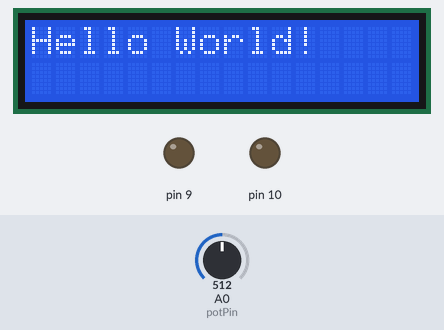
The sketch below on a simulated Arduino Uno, built with avr-gcc and run on an emulated ATmega328P. Parts: 16×2 character LCD, output pins drawn as LEDs (lit = HIGH). Inputs (shaded band) come from the test bench; at power-on: A0 (potPin) = 512.

Above: at 0.1 s.
At 3.82 s:
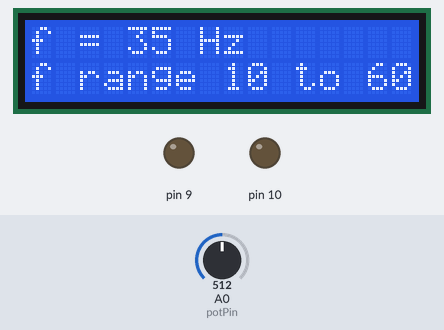
At 5.66 s:
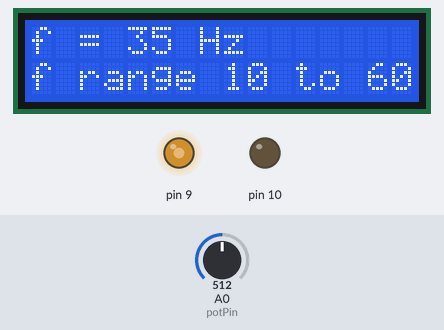
Timing chart, 0 to 5.6 s (numbered marks = the images above):
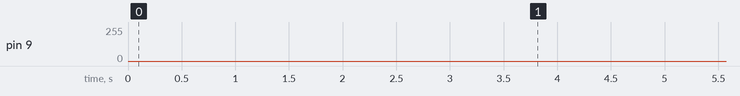

The sketch:

sketch_may12a.ino
```cpp
#include <LiquidCrystal.h>

// Frequency of the PWM
const int f_pwm = 5050; // Hz

// Top value for the resolution selected (calculated from f_pwm, but hardcoded to 255)
const int TOP = (int)(16000000 / (f_pwm * 2) - 1);

// Length of the array (calculated from TOP)
const int n = TOP * 2;

// Sampling frequency (not used in this code)
// const int fs = n / 0.02; // Hz

// Cursors for the duty cycle array
int i = 0;

// Array to store duty cycle values
int dutycycle[510]; // hardcoded size

// Potentiometer pin
const int potPin = A0;

const int lcdRS = 12, lcdEn = 11, lcdD4 = 5, lcdD5 = 4, lcdD6 = 3, lcdD7 = 2;

LiquidCrystal lcd(lcdRS, lcdEn, lcdD4, lcdD5, lcdD6, lcdD7);  // Initialize LCD

void setup() {
  // PIN DEFINITION
  pinMode(9, OUTPUT);
  pinMode(10, OUTPUT);

  lcd.begin(16, 2);
  lcd.print("Hello World!");
  delay(3000);
  lcd.clear();

  // .................................. DUTYCYCLE COMPUTATION ................................................
  for (int i = 0; i <= n; i++) {
    // Calculate duty cycle value using sine function
    dutycycle[i] = (int)((1 + sin(2 * PI * i / n)) * (TOP / 2) + 0.5);
  }

  // .................................. TIMER 1: PWM ..................................................................
  cli(); // Deactivate global interrupts
  TCNT1 = 0; // Initialize counter value to zero

  // Configure Timer 1 for fast PWM mode
  TCCR1A = (1 << COM1A1) | (1 << COM1B1) | (1 << WGM11);
  TCCR1B = (1 << WGM13) | (1 << WGM12) | (1 << CS10);

  // Set overflow value for PWM resolution
  ICR1 = TOP;

  // Set initial duty cycle values for pins 9 and 10
  OCR1A = dutycycle[i];
  OCR1B = !dutycycle[i];

  // .................................. TIMER 2: INTERRUPT ..................................................
  TCCR2A = 0; // Reset Timer 2 registers
  TCCR2B = 0;

  // Configure Timer 2 for comparing output mode
  TCCR2A |= (1 << WGM21);
  TCCR2B |= (1 << CS21); // Prescaler at 8

  // Set OCR2A value for interrupt frequency
  OCR2A = 78; // hardcoded value

  TIMSK2 |= (1 << OCIE2A); // Enable Timer 2 Output Compare Match A Interrupt
  sei(); // Activate global interrupts
} // setup

void loop() {
  // Read the value of the potentiometer
  int potValue = analogRead(potPin);

  // Calculate the frequency of the sine wave
  int frequency = int(map(potValue, 0, 1023, 10, 60));

  lcd.print("f = ");
  lcd.print(frequency);
  lcd.print(" Hz");
  lcd.setCursor(0, 1);
  lcd.print("f range 10 to 60 Hz");

}

// ........................ TIMER 2 INTERRUPT SERVICE ROUTINE ................................
ISR(TIMER2_COMPA_vect) {
  // Update duty cycle values for pins 9 and 10
  if (i <= n - 1) {
    OCR1A = dutycycle[i];
    OCR1B = !dutycycle[i];
    i++;
  } else {
    i = 0;
  }
}
```
